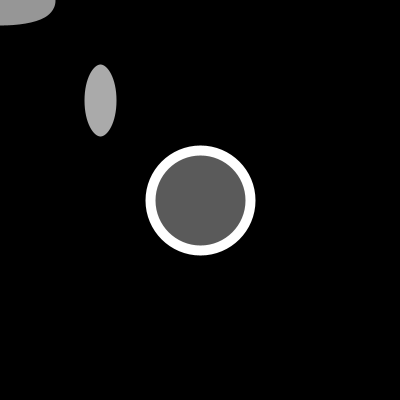
Frame 1 (no input)
Frame 60 (the mouse pressed at the canvas centre just before this capture): identical to frame 1, image omitted
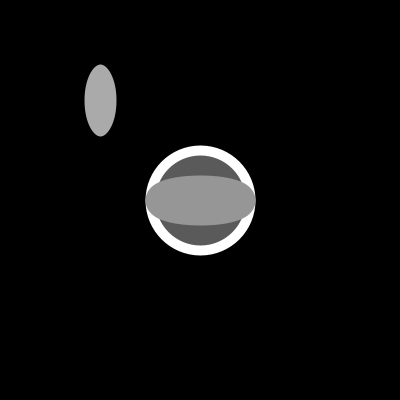
Frame 120 (the mouse held since frame 60 and released just before this capture)

The Processing sketch that drew these frames (run headless with seeded random() and noise(); from frame 60 on, the mouse is pressed at the canvas centre):

// Processing sketch: sketch_171027a
// ── sketch_171027a.pde
void setup() {
  size(400,400);
}


void draw() {
  background(0);
  drawEllipse(100,100,40,80,170,0,8);
  drawEllipse(200,200,100,100,90, 255,10);
  drawEllipse(mouseX,mouseY,80,20,20,150,30);
//  drawEllipse();
}


void drawEllipse(int x,int y,int dx,int dy,int f,int s, int sw) {
  fill(f);
  stroke(s);
  strokeWeight(sw);
  ellipse(x,y,dx,dy);
}
